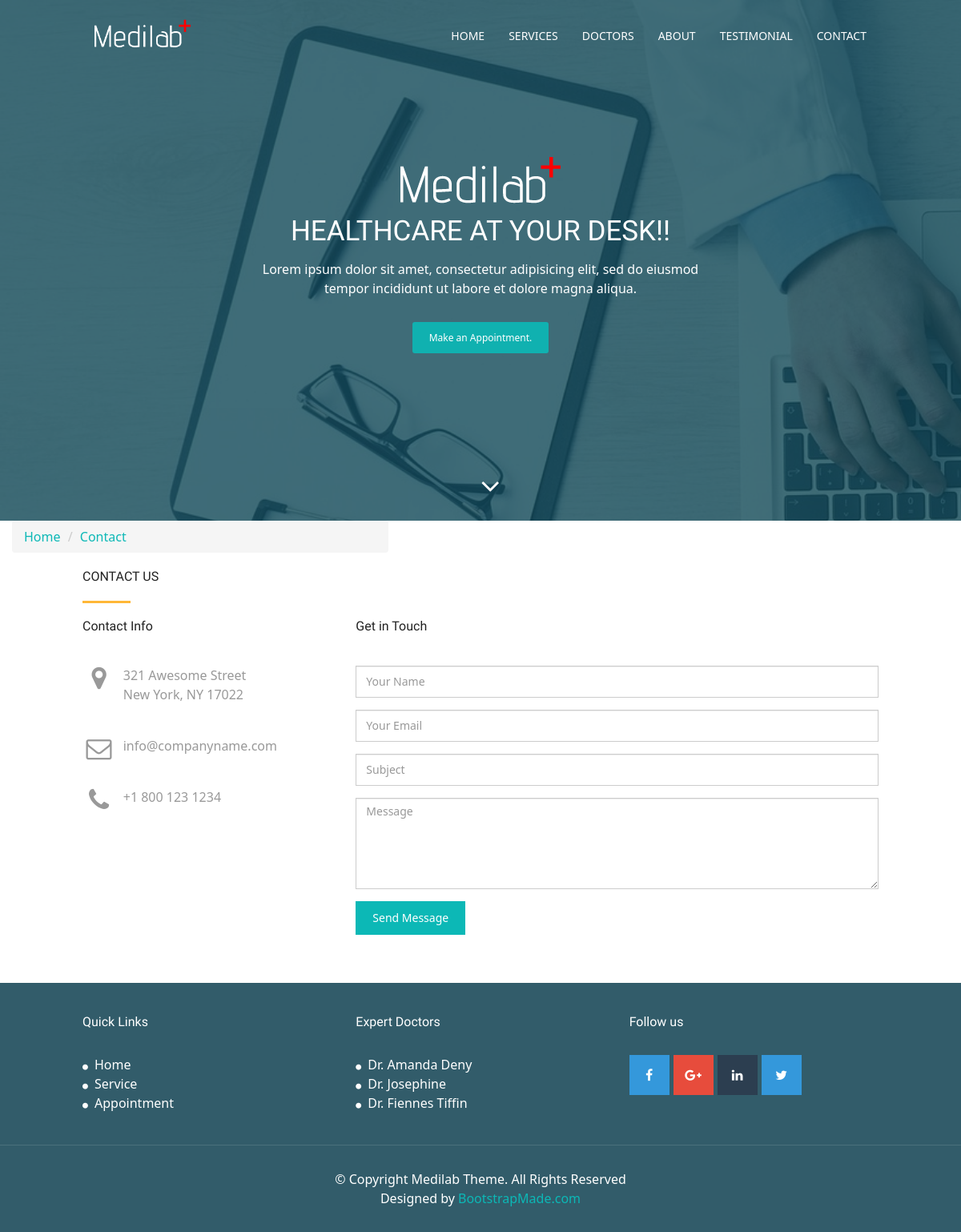
Page /contact/ on the committed database.
### hospital/models.py (models this page shows, shortened)
class Doctor(models.Model):
    name = models.CharField(max_length=120)
    speciality = models.CharField(max_length=120)
    picture = models.ImageField(upload_to="doctors/")
    experience = models.TextField()
    twitter = models.CharField(max_length=120, blank=True, null=True)
    facebook = models.CharField(max_length=120, blank=True, null=True)
    instagram = models.CharField(max_length=120, blank=True, null=True)

### hospital/views.py (the view, shortened to what this page needs)
# urls.py: path('contact/', views.ContactView.as_view(), name='contact'),
class ContactView(TemplateView):
    template_name = 'contact.html'

### hospital/context_processors.py (called while the page is built)
def context_data(request):
    testimonial = Testimonial.objects.all()
    doctors = Doctor.objects.all()
    context = {
        'object_list': doctors,
        'testimonial_list': testimonial,
    }
    return context

### templates/contact.html (shortened to what this page needs)
{% extends '_base.html' %}
{% load static %}
{% block maincontent %}
<div class="col-md-5">
  <ol class="breadcrumb">
    <li><a class="text-primary" href="{% url 'hospital' %}">Home</a></li>
    <li class="text-primary">Contact</li>
  </ol>
</div>
  <section id="contact" class="section-padding">
    <div class="container">
      <div class="row">
        <div class="col-md-12">
          <h2 class="ser-title">Contact us</h2>
          <hr class="botm-line">
        </div>
        <div class="col-md-4 col-sm-4">
          <h3>Contact Info</h3>
          <p><i class="fa fa-map-marker fa-fw pull-left fa-2x"></i>321 Awesome Street<br> New York, NY 17022</p>
          <p><i class="fa fa-envelope-o fa-fw pull-left fa-2x"></i>info@companyname.com</p>
          <p><i class="fa fa-phone fa-fw pull-left fa-2x"></i>+1 800 123 1234</p>
        </div>
        <div class="col-md-8 col-sm-8 marb20">
          <div class="contact-info">
            <h3 class="cnt-ttl">Get in Touch</h3>
            {% if messages %}
            <div class="w-full text-white bg-green-500">
                <div class="container flex items-center justify-between px-6 py-4 mx-auto">
                    <div class="flex">
                        <svg viewBox="0 0 40 40" class="w-6 h-6 fill-current">
                            <path d="M20 3.33331C10.8 3.33331 3.33337 10.8 3.33337 20C3.33337 29.2 10.8 36.6666 20 36.6666C29.2 36.6666 36.6667 29.2 36.6667 20C36.6667 10.8 29.2 3.33331 20 3.33331ZM16.6667 28.3333L8.33337 20L10.6834 17.65L16.6667 23.6166L29.3167 10.9666L31.6667 13.3333L16.6667 28.3333Z"></path>
                        </svg>
                        {% for message in messages %}
                        <p class="mx-3">{{ message }}</p>
                        {% endfor %}
                    </div>
                    <button class="p-1 transition-colors duration-200 transform rounded-md hover:bg-opacity-25 hover:bg-gray-600 focus:outline-none">
                        <svg class="w-5 h-5" viewBox="0 0 24 24" fill="none" xmlns="http://www.w3.org/2000/svg">
                            <path d="M6 18L18 6M6 6L18 18" stroke="currentColor" stroke-width="2" stroke-linecap="round" stroke-linejoin="round"/>
                        </svg>
                    </button>
                </div>
            </div>
            {% else %}
            <form action="{% url 'contact' %}" method="post" role="form" class="contactForm">
                <div class="form-group">
                  <input type="text" name="name" class="form-control br-radius-zero" id="name" placeholder="Your Name" data-rule="minlen:4" data-msg="Please enter at least 4 chars" />
                </div>
                <div class="form-group">
                  <input type="email" class="form-control br-radius-zero" name="email" id="email" placeholder="Your Email" data-rule="email" data-msg="Please enter a valid email" />
                </div>
                <div class="form-group">
                  <input type="text" class="form-control br-radius-zero" name="subject" id="subject" placeholder="Subject" data-rule="minlen:4" data-msg="Please enter at least 8 chars of subject" />
                </div>
                <div class="form-group">
                  <textarea class="form-control br-radius-zero" name="message" rows="5" data-rule="required" data-msg="Please write something for us" placeholder="Message"></textarea>
                </div>
                <div class="form-action">
                  <button type="submit" class="btn btn-form">Send Message</button>
                </div>
            </form>
          {% endif %}
          </div>
        </div>
      </div>
    </div>
  </section>
{% include '_footer.html' %}
{% endblock maincontent %}

### templates/_footer.html
  <footer id="footer">
    <div class="top-footer">
      <div class="container">
        <div class="row">
          <div class="col-md-4 col-sm-4 marb20">
            <div class="ftr-tle">
              <h4 class="white no-padding">Quick Links</h4>
            </div>
            <div class="info-sec">
              <ul class="quick-info">
                <li><a href="index.html"><i class="fa fa-circle"></i>Home</a></li>
                <li><a href="#service"><i class="fa fa-circle"></i>Service</a></li>
                <li><a href="#contact"><i class="fa fa-circle"></i>Appointment</a></li>
              </ul>
            </div>
          </div>
        <div class="col-md-4 col-sm-4 marb20">
            <div class="ftr-tle">
              <h4 class="white no-padding">Expert Doctors</h4>
            </div>
            {% for doctor in object_list|slice:':3' %}
            <div class="info-sec">
              <ul class="quick-info">
                <li><a href="{% url 'doctor_team'  %}">
                <i class="fa fa-circle"></i>Dr. {{ doctor.name }}</a></li>
              </ul>
            </div>
            {% endfor %}
          </div>
          <div class="col-md-4 col-sm-4 marb20">
            <div class="ftr-tle">
              <h4 class="white no-padding">Follow us</h4>
            </div>
            <div class="info-sec">
              <ul class="social-icon">
                <li class="bglight-blue"><i class="fa fa-facebook"></i></li>
                <li class="bgred"><i class="fa fa-google-plus"></i></li>
                <li class="bgdark-blue"><i class="fa fa-linkedin"></i></li>
                <li class="bglight-blue"><i class="fa fa-twitter"></i></li>
              </ul>
            </div>
          </div>
        </div>
      </div>
    </div>
    <div class="footer-line">
      <div class="container">
        <div class="row">
          <div class="col-md-12 text-center">
            © Copyright Medilab Theme. All Rights Reserved
            <div class="credits">
              Designed by <a href="https://bootstrapmade.com/">BootstrapMade.com</a>
            </div>
          </div>
        </div>
      </div>
    </div>
  </footer>

### static/css/style.css (style rules this page uses)
body { font-family: 'Open Sans', sans-serif; line-height: 20px; color: #999999; font-size: 300; font-size: 16px; }
ol, ul { list-style: none; }
h1, h2, h3, h4, h5, h6 { font-family: 'Raleway', sans-serif; font-weight: 600; color: #222222; }
a, a:hover, a:focus, a:active { outline: none; }
.section-padding { padding: 60px 0px; }
h2 { line-height: 20px; margin: 0; font-size: 28px; font-weight: 700; text-transform: uppercase; }
hr.botm-line { height: 3px; width: 60px; background: #ffb737; position: relative; border: 0; margin: 20px 0 20px 0; }
.white, .white:hover, .white:focus { color: #fff; width: 100% !important; }
.white { color: #fff; }
.text-primary { color: #0cb8b6; }
.btn-form, .btn-form:hover, .btn-form:focus { background-color: #0cb8b6; color: #fff; border-radius: 0px; padding: 10px 20px; }
.br-radius-zero { border-radius: 0px; }
.form-control { height: 40px; }
#footer { background-color: #325C6A; }
.ftr-tle { height: 50px; }
.info-sec { color: #fff; }
.quick-info li i { font-size: 8px; width: 15px; height: 15px; line-height: 15px; text-align: left; }
.social-icon li { float: left; width: 50px; height: 50px; line-height: 50px; text-align: center; margin-right: 5px; }
.bglight-blue { background-color: #3498DB; }
.bgred { background-color: #E74C3C; }
.bgdark-blue { background-color: #2C3E50; }
.top-footer { padding: 40px 0px; border-bottom: 1px solid rgba(255, 255, 255, 0.12); }
.footer-line { padding: 30px 0px; color: #fff; }
.footer-line a { color: #0CB8B6; }
.quick-info li a { color: #fff; }

### rows in the picture
Doctor: name "Amanda Deny"
Doctor: name "Josephine"
Doctor: name "Fiennes Tiffin"
